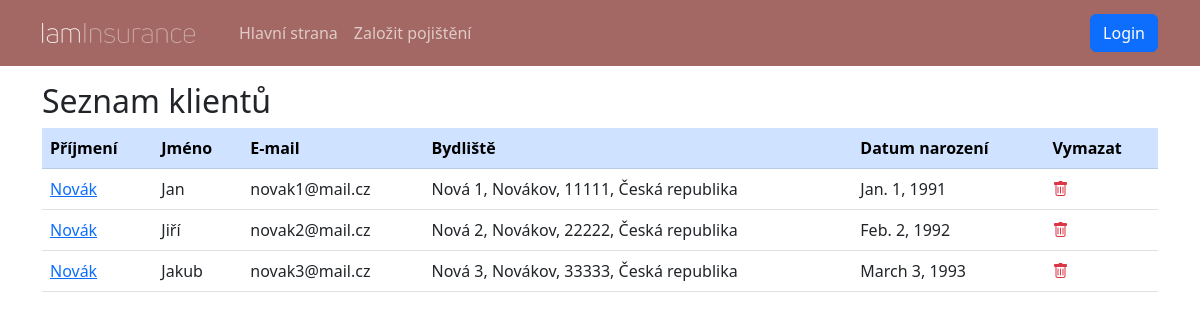
The page /sprava/seznam-klientu/ on the database as committed earlier.
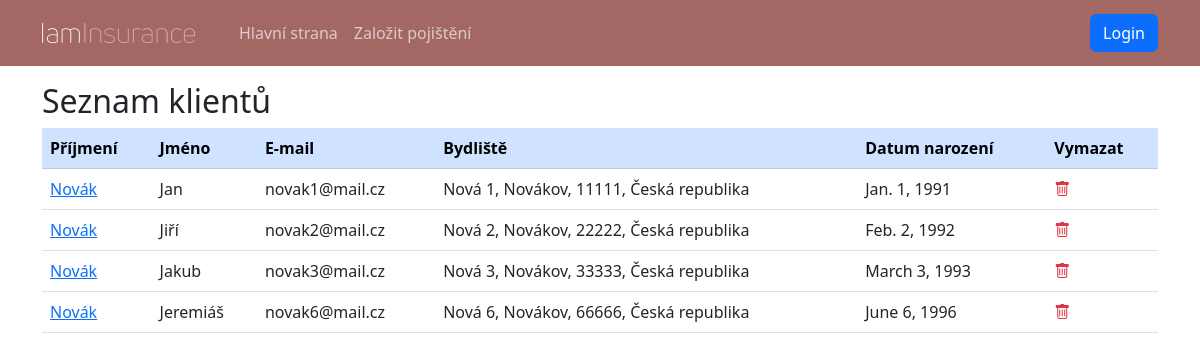
The same page on the database as committed later.
### insurance_app/models.py (models this page shows, shortened)
class Person(AbstractBaseUser, PermissionsMixin):
    USERNAME_FIELD = "email"
    REQUIRED_FIELDS = ["first_name", "last_name", "date_of_birth"]
    objects = PersonManager()
    first_name = models.CharField(max_length=150)
    last_name = models.CharField(max_length=150)
    email = models.EmailField(unique=True)
    phone = modelfields.PhoneNumberField(region="CZ", null=True)
    address1 = models.CharField(max_length=150, default="")
    address2 = models.CharField(max_length=150, blank=True, default="")
    postal_code = models.CharField(max_length=12, default="")
    city = models.CharField(max_length=150, default="")
    country = models.CharField(max_length=150, default="")
    date_of_birth = models.DateField()
    is_staff = models.BooleanField(default=False)
    is_superuser = models.BooleanField(default=False)
    slug = models.SlugField(unique=True, null=False)
    @property
    def full_address(self):
        chunks = tuple(filter(lambda c: c, (self.address1, self.address2, self.city, self.postal_code, self.country)))
        return ", ".join(chunks)

### administration/views.py (the view)
# urls.py: path("seznam-klientu/", views.ClientListView.as_view(), name="clients-list"),
class ClientListView(generic.ListView):
    model: Model = models.Person
    queryset: QuerySet = models.Person.objects.filter(is_staff=False)
    template_name: str = template.CLIENT_LIST
    title: str = "Seznam klientů"
    def get_context_data(self, *, object_list: QuerySet = None, **kwargs) -> dict:
        context = super().get_context_data(**kwargs)
        context['title'] = self.title
        return context

### insurance_app/templates/insurance_app/clients_list.html
{% extends 'main.html' %}
{% block content %}
<table class="table table-hover">
    <thead class="table-primary">
        <tr>
            <th>Příjmení</th>
            <th>Jméno</th>
            <th>E-mail</th>
            <th>Bydliště</th>
            <th>Datum narození</th>
            <th>Vymazat</th>
        </tr>
    </thead>
    <tbody>
    {% if object_list.0 %}
    {% for obj in object_list %}
        <tr>
            <td><a href="{% url 'contracts-list' pk=obj.pk %}">{{ obj.last_name }}</a></td>
            <td>{{ obj.first_name }}</td>
            <td>{{ obj.email }}</td>
            <td>{{ obj.full_address }}</td>
            <td>{{ obj.date_of_birth }}</td>
            <td><a href="{% url 'client-delete' pk=obj.pk %}"><i class="bi bi-trash link-danger"></i></a></td>
        </tr>
    {% endfor %}
    {% else %}
        <tr><td colspan="4">Žádný uživatel nenalezen</td></tr>
    {% endif %}
    </tbody>
</table>
{% endblock %}

### insurance_app/templates/main.html (shortened to what this page needs)
<!DOCTYPE html>
<html lang="cs" >
<head>
    {% load static %}
    <link rel="stylesheet" href="{% static 'css/style.css' %}" type="text/css" />
    <link rel="stylesheet" href="{% static 'css/bootstrap.min.css' %}" type = "text/css" />
    <link rel="stylesheet" href="https://cdn.jsdelivr.net/npm/bootstrap-icons@1.5.0/font/bootstrap-icons.css" />
</head>
<body>
    <header>
        <nav class="navbar navbar-expand-lg bg-body-tertiary mb-3">
            <div class="container">
                <a class="navbar-brand" href="{% url 'home' %}">
                    <img src="{% static 'images/iaminsurance-logo.webp' %}" class="img-brand" alt="iaminsurance">
                </a>
                <div class="collapse navbar-collapse" id="navbarSupportedContent">
                    <ul class="navbar-nav me-auto mb-2 mb-lg-0">
                        <li class="nav-item">
                            <a class="nav-link" aria-current="page" href="{% url 'home' %}">Hlavní strana</a>
                        </li>
                        <li class="nav-item">
                            <a class="nav-link" href="{% if user.is_authenticated %}{% url 'register-contract' %}{% else %}{% url 'register' %}{% endif %}">Založit pojištění</a>
                        </li>
                    </ul>
                    <ul class="navbar-nav ms-auto mb-2 mb-lg-0">
                        {% if not user.is_authenticated %}
                        <li class="nav-item"><a class="btn btn-primary" href="{% url 'login' %}">Login</a></li>
                        {% else %}
                        <li class="nav-item"><span class="h-100 text-center text-secondary">Přihlášený uživatel: {{ user }}</span></li>
                        <li class="nav-item"><a class="nav-link btn btn-primary" href="{% url 'logout' %}">Odhlásit</a></li>
                        {% endif %}
                    </ul>
                </div>
            </div>
        </nav>
    </header>
    <article class="container">
        {% if title %}
        <h2>{{ title }}</h2>
        {% endif %}
    {% block content %}
    {% endblock %}
    </article>
</body>
</html>

### insurance_app/static/css/style.css (style rules this page uses)
body { background: #fffffe; }
.img-brand { height: 40px; padding: 10px 20px 10px 0; }

Rows that differ between the two databases and show on the page:
added Person: last_name "Novák", first_name "Jeremiáš", email "novak6@mail.cz", full_address "Nová 6, Novákov, 66666, Česká republika", date_of_birth "June 6, 1996"
